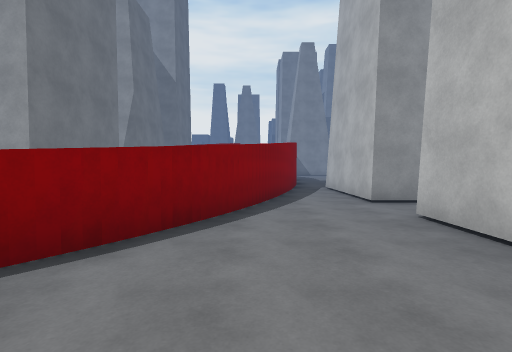
View 1 (above)

12 first-person views from a walk through a Unity game level. The camera is 1.4 m above the floor, tilts 2° down and sees 85° across. The floor is counted in squares, 2 m on a side. Each view is taken from the middle of a square. On the plan, view 1 faces up. The plan holds only what a view shows up to about 9 squares ahead; the rest is blank. The place goes on beyond the plan. Surface patterns are stand-ins for the level's own textures.

View 2
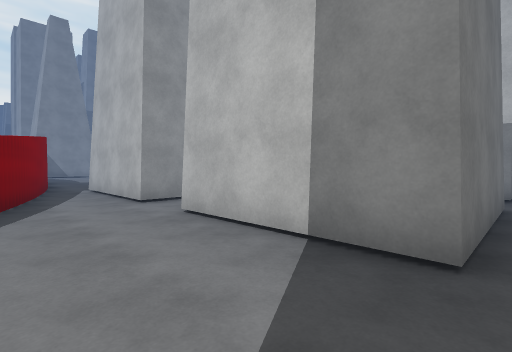

View 3
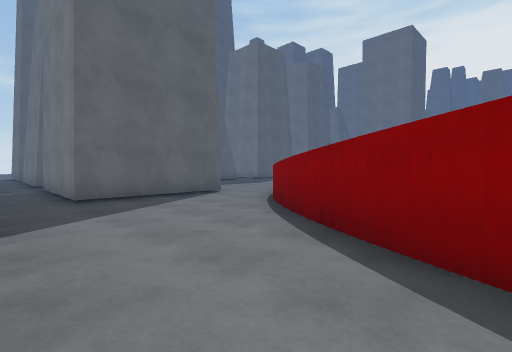

View 4
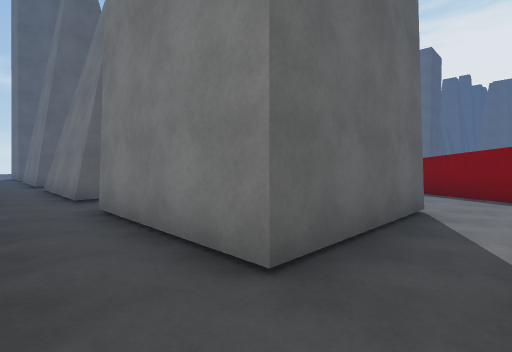

View 5
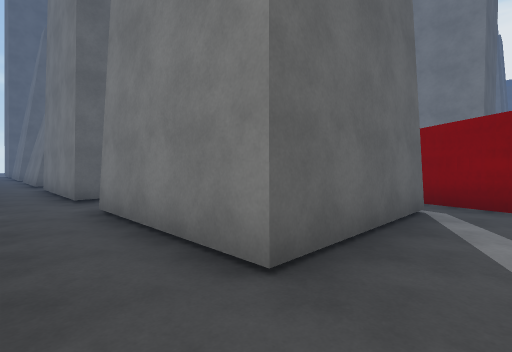

View 6
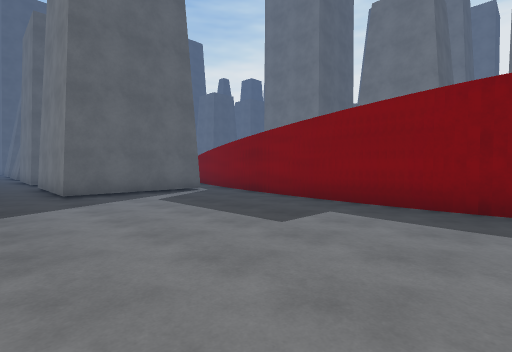

View 7
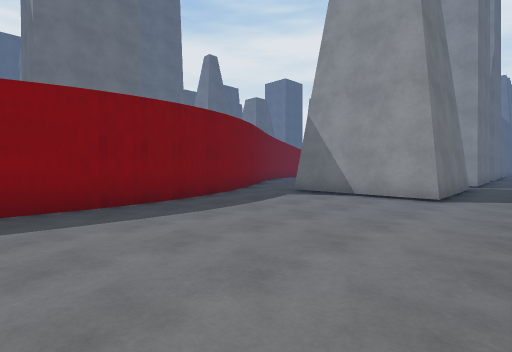

View 8
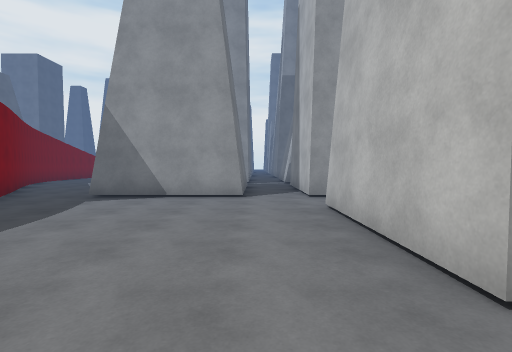

View 9
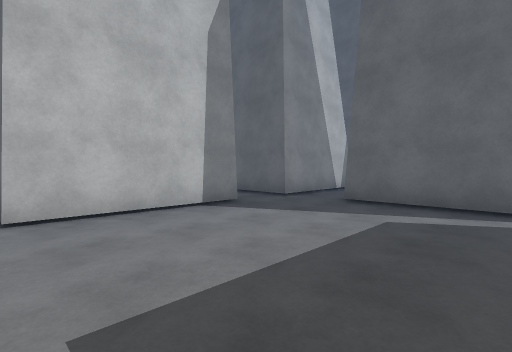

View 10
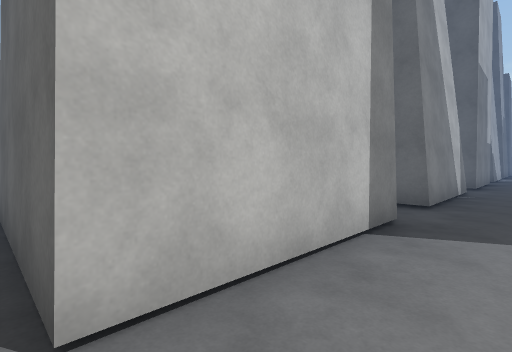

View 11
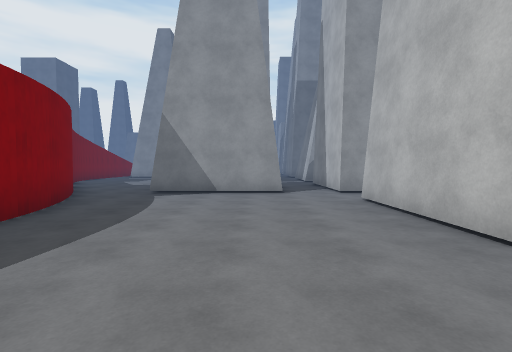

View 12
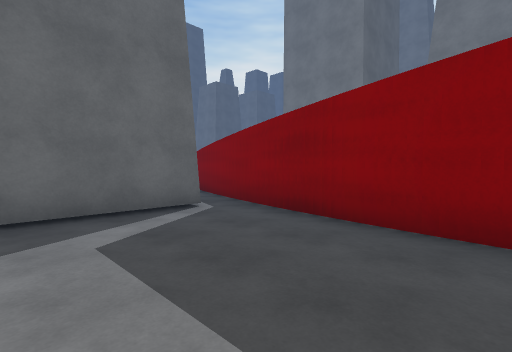

### Floor plan
Key: @ floor where view 1 was taken; # wall or solid block; . floor; ^ raised ledge.
Columns run from 2 left of view 1 to 10 right of it. Each row starts with its distance up from view 1.
 26        #.
 25         .
 24         .
 23 #..    #..#
 22 ##..   #..#
 21  #...###..#
 20  ##........
 19   ##......
 18    #......#
 17    #......#
 16    ##.....#
 15     #.....
 14     #.....###
 13    ##.....#
 12    #......#
 11    #......#
 10    #.......
  9    #.......
  8   ##.###..##
  7   #..###..#
  6   #..###..#
  5   #.......
  4  ^...###..#
  3  ^...###..#
  2 #....###..#
  1 #....###..#
  0 ..@.......
 -1 ###..  ...
 -2   #..  #..
 -3   #..  #..
 -4   #..  #..
 -5    .    .
 -6    .    .
 -7   #.   #.

Where each view was taken, in squares from view 1:
view 1: 0 up, 0 right, facing up
view 2: 0 up, 0 right, facing up-right
view 3: 5 up, 2 right, facing down-left
view 4: 5 up, 7 right, facing down-left
view 5: 10 up, 7 right, facing down-left
view 6: 16 up, 7 right, facing down-left
view 7: 14 up, 7 right, facing up-left
view 8: 14 up, 6 right, facing up
view 9: 14 up, 3 right, facing down-right
view 10: 14 up, 6 right, facing down-right
view 11: 13 up, 5 right, facing up
view 12: 13 up, 5 right, facing down-left
